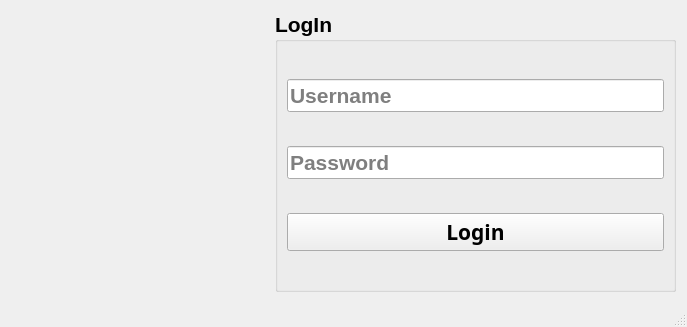
<?xml version="1.0" encoding="UTF-8"?>
<ui version="4.0">
 <class>Login</class>
 <widget class="QMainWindow" name="Login">
  <property name="enabled">
   <bool>true</bool>
  </property>
  <property name="geometry">
   <rect>
    <x>0</x>
    <y>0</y>
    <width>687</width>
    <height>327</height>
   </rect>
  </property>
  <property name="minimumSize">
   <size>
    <width>687</width>
    <height>327</height>
   </size>
  </property>
  <property name="maximumSize">
   <size>
    <width>687</width>
    <height>327</height>
   </size>
  </property>
  <property name="font">
   <font>
    <family>Segoe UI</family>
    <pointsize>16</pointsize>
    <weight>75</weight>
    <bold>true</bold>
   </font>
  </property>
  <property name="windowTitle">
   <string>Login</string>
  </property>
  <property name="windowIcon">
   <iconset>
    <normaloff>../images/User.png</normaloff>../images/User.png</iconset>
  </property>
  <widget class="QWidget" name="centralwidget">
   <widget class="QGroupBox" name="groupBox">
    <property name="geometry">
     <rect>
      <x>275</x>
      <y>11</y>
      <width>401</width>
      <height>281</height>
     </rect>
    </property>
    <property name="title">
     <string>LogIn</string>
    </property>
    <layout class="QGridLayout" name="gridLayout">
     <item row="2" column="0">
      <widget class="QPushButton" name="pushButton">
       <property name="font">
        <font>
         <family>Segoe UI Black</family>
         <pointsize>16</pointsize>
         <weight>75</weight>
         <bold>true</bold>
        </font>
       </property>
       <property name="text">
        <string>Login</string>
       </property>
       <property name="icon">
        <iconset resource="../images/images.qrc">
         <normaloff>:/images/Pass.png</normaloff>:/images/Pass.png</iconset>
       </property>
      </widget>
     </item>
     <item row="0" column="0">
      <widget class="QLineEdit" name="lineEdit_username">
       <property name="placeholderText">
        <string>Username</string>
       </property>
      </widget>
     </item>
     <item row="1" column="0">
      <widget class="QLineEdit" name="lineEdit_password">
       <property name="placeholderText">
        <string>Password</string>
       </property>
      </widget>
     </item>
    </layout>
   </widget>
   <widget class="QLabel" name="label">
    <property name="geometry">
     <rect>
      <x>30</x>
      <y>60</y>
      <width>201</width>
      <height>181</height>
     </rect>
    </property>
    <property name="text">
     <string/>
    </property>
    <property name="pixmap">
     <pixmap resource="../images/images.qrc">:/images/desktop_computers.png</pixmap>
    </property>
    <property name="scaledContents">
     <bool>true</bool>
    </property>
    <property name="alignment">
     <set>Qt::AlignLeading|Qt::AlignLeft|Qt::AlignVCenter</set>
    </property>
    <property name="wordWrap">
     <bool>false</bool>
    </property>
   </widget>
  </widget>
  <widget class="QStatusBar" name="statusbar"/>
 </widget>
 <resources>
  <include location="../images/images.qrc"/>
 </resources>
 <connections/>
</ui>
